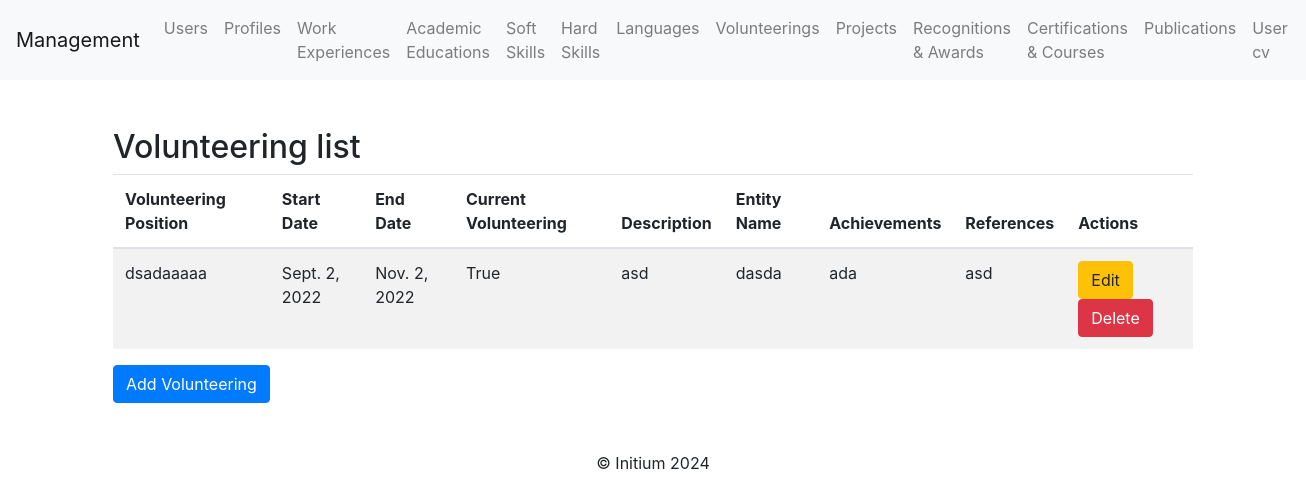
Page /volunteerings/ on the earlier database version.
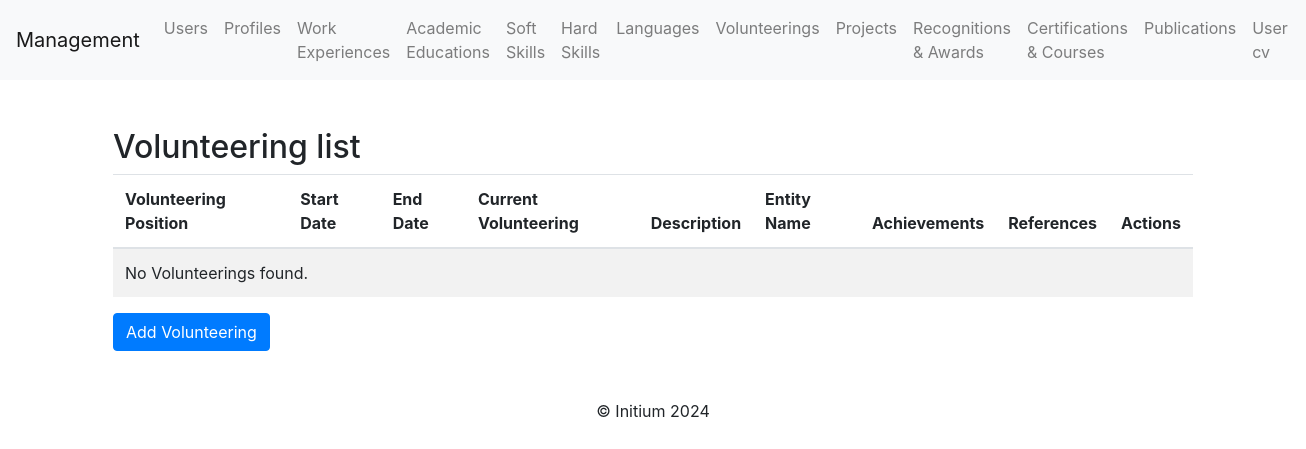
Same page on the later database version.
### profile_cv/models.py (models this page shows)
class Volunteering(models.Model):
    volunteering_position = models.CharField(max_length=255)  # Volunteering position
    start_date = models.DateField()  # Start date
    end_date = models.DateField(blank=True, null=True)  # Optional end date
    current_volunteering = models.BooleanField(blank=True, null=True)  # Current volunteering
    entity_name = models.CharField(max_length=255)  # Name of the entity
    description = models.TextField(blank=True, null=True)  # Optional description
    achievements = models.TextField(blank=True, null=True)  # Optional achievements
    references = models.TextField(blank=True, null=True)  # Optional references

### profile_cv/views.py (the view)
# urls.py: path('volunteerings/', volunteering_list, name='volunteering_list'),
def volunteering_list(request):
    volunteerings = Volunteering.objects.all()
    return render(request, "volunteering/volunteering_list.html", {"volunteerings": volunteerings})

### profile_cv/templates/volunteering/volunteering_list.html (shortened to what this page needs)
{% extends 'base.html' %}
{% block content %}
<div class="container mt-5">
    <h2>Volunteering list</h2>
    <table class="table table-striped">
        <thead>
            <tr>
                <th>Volunteering Position</th>
                <th>Start Date</th>
                <th>End Date</th>
                <th>Current Volunteering</th>
                <th>Description</th>
                <th>Entity Name</th>
                <th>Achievements</th>
                <th>References</th>
                <th>Actions</th>
            </tr>
        </thead>
        <tbody>
            {% for volunteering in volunteerings %}
            <tr>
                <td>{{ volunteering.volunteering_position }}</td>
                <td>{{ volunteering.start_date }}</td>
                <td>{{ volunteering.end_date }}</td>
                <td>{{ volunteering.current_volunteering }}</td>
                <td>{{ volunteering.description }}</td>
                <td>{{ volunteering.entity_name }}</td>
                <td>{{ volunteering.achievements }}</td>
                <td>{{ volunteering.references }}</td>
                <td>
                    <a class="btn btn-warning" href="{% url 'volunteering_update' volunteering.pk %}">Edit</a>
                    <a class="btn btn-danger" href="{% url 'volunteering_delete' volunteering.pk %}">Delete</a>
                </td>
            </tr>
            {% empty %}
            <tr>
                <td colspan="9">No Volunteerings found.</td>
            </tr>
            {% endfor %}
        </tbody>
    </table>
    <a class="btn btn-primary" href="{% url 'volunteering_create' %}">Add Volunteering</a>
</div>
{% endblock %}

Differences in the rows shown:
removed Volunteering: volunteering_position "dsadaaaaa", start_date "Sept. 2, 2022", end_date "Nov. 2, 2022", current_volunteering "True", description "asd", entity_name "dasda", achievements "ada", references "asd"
Other differences:
text now shown: "No Volunteerings found."
